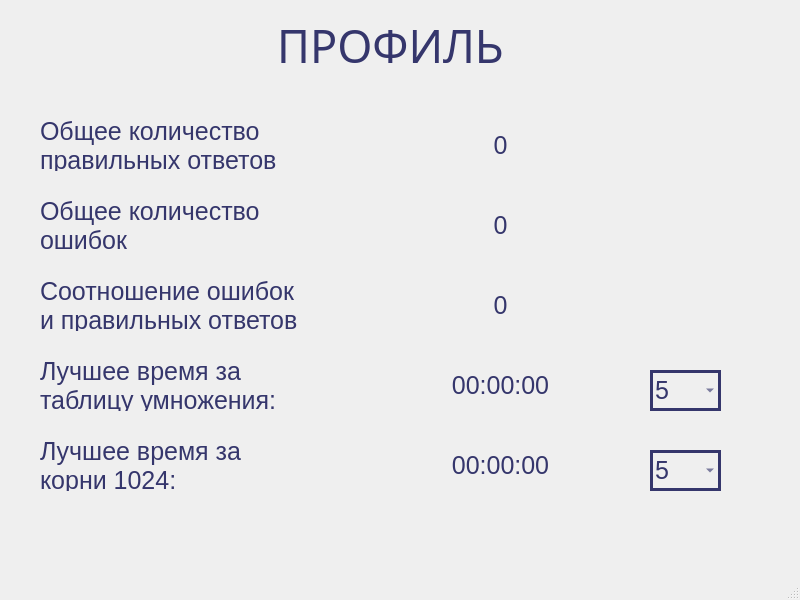
<?xml version="1.0" encoding="UTF-8"?>
<ui version="4.0">
 <class>MainWindow</class>
 <widget class="QMainWindow" name="MainWindow">
  <property name="geometry">
   <rect>
    <x>0</x>
    <y>0</y>
    <width>800</width>
    <height>600</height>
   </rect>
  </property>
  <property name="sizePolicy">
   <sizepolicy hsizetype="Fixed" vsizetype="Fixed">
    <horstretch>0</horstretch>
    <verstretch>0</verstretch>
   </sizepolicy>
  </property>
  <property name="windowTitle">
   <string>Профиль</string>
  </property>
  <property name="windowIcon">
   <iconset>
    <normaloff>../pen.ico</normaloff>../pen.ico</iconset>
  </property>
  <property name="styleSheet">
   <string notr="true">background-image: url(pictures/background5.png);</string>
  </property>
  <widget class="QWidget" name="centralwidget">
   <widget class="QLabel" name="label">
    <property name="geometry">
     <rect>
      <x>170</x>
      <y>10</y>
      <width>441</width>
      <height>71</height>
     </rect>
    </property>
    <property name="font">
     <font>
      <family>Rockin' Record</family>
      <pointsize>-1</pointsize>
      <weight>50</weight>
      <italic>false</italic>
      <bold>false</bold>
      <underline>false</underline>
      <strikeout>false</strikeout>
     </font>
    </property>
    <property name="styleSheet">
     <string notr="true">font: 10pt &quot;Rockin' Record&quot;;
 font-size: 45px;
 color: #35366c;
 text-decoration: none;
 text-transform: uppercase;
 width: 250px;
 height: 60px;
 display: block;
 text-align: center;
 line-height: 60px;
 position: relative;
 transition: .5s;
 overflow: hidden;
background: transparent;</string>
    </property>
    <property name="text">
     <string>ПРОФИЛЬ</string>
    </property>
    <property name="alignment">
     <set>Qt::AlignCenter</set>
    </property>
   </widget>
   <widget class="QGroupBox" name="groupBox">
    <property name="geometry">
     <rect>
      <x>20</x>
      <y>90</y>
      <width>751</width>
      <height>471</height>
     </rect>
    </property>
    <property name="styleSheet">
     <string notr="true">QGroupBox {
background: transparent;
border: none;
}
QLabel {
font: 10pt &quot;Rockin' Record&quot;;
 font-size: 25px;
 color: #35366c;
 text-decoration: none;
 text-transform: uppercase;
 width: 250px;
 height: 60px;
 display: block;
 text-align: center;
 line-height: 60px;
 position: relative;
 transition: .5s;
 overflow: hidden;
background: transparent;
}
QComboBox {
 border: 3px solid #35366c;
font: 10pt &quot;Rockin' Record&quot;;
 font-size: 25px;
 color: #35366c;
 text-decoration: none;
 text-transform: uppercase;
 width: 250px;
 height: 60px;
 display: block;
 text-align: center;
 line-height: 60px;
 position: relative;
 transition: .5s;
 overflow: hidden;
background: transparent;
}</string>
    </property>
    <property name="title">
     <string/>
    </property>
    <widget class="QLabel" name="label_2">
     <property name="geometry">
      <rect>
       <x>20</x>
       <y>270</y>
       <width>331</width>
       <height>51</height>
      </rect>
     </property>
     <property name="text">
      <string>Лучшее время за 
таблицу умножения: </string>
     </property>
    </widget>
    <widget class="QComboBox" name="comboBox">
     <property name="geometry">
      <rect>
       <x>630</x>
       <y>280</y>
       <width>71</width>
       <height>41</height>
      </rect>
     </property>
     <item>
      <property name="text">
       <string>5</string>
      </property>
     </item>
     <item>
      <property name="text">
       <string>10</string>
      </property>
     </item>
     <item>
      <property name="text">
       <string>20</string>
      </property>
     </item>
     <item>
      <property name="text">
       <string>25</string>
      </property>
     </item>
     <item>
      <property name="text">
       <string>40</string>
      </property>
     </item>
     <item>
      <property name="text">
       <string>100</string>
      </property>
     </item>
    </widget>
    <widget class="QLabel" name="label_3">
     <property name="geometry">
      <rect>
       <x>360</x>
       <y>270</y>
       <width>241</width>
       <height>51</height>
      </rect>
     </property>
     <property name="text">
      <string>00:00:00</string>
     </property>
     <property name="alignment">
      <set>Qt::AlignCenter</set>
     </property>
    </widget>
    <widget class="QLabel" name="label_4">
     <property name="geometry">
      <rect>
       <x>20</x>
       <y>350</y>
       <width>331</width>
       <height>51</height>
      </rect>
     </property>
     <property name="text">
      <string>Лучшее время за 
корни 1024: </string>
     </property>
    </widget>
    <widget class="QLabel" name="label_5">
     <property name="geometry">
      <rect>
       <x>360</x>
       <y>350</y>
       <width>241</width>
       <height>51</height>
      </rect>
     </property>
     <property name="text">
      <string>00:00:00</string>
     </property>
     <property name="alignment">
      <set>Qt::AlignCenter</set>
     </property>
    </widget>
    <widget class="QComboBox" name="comboBox_2">
     <property name="geometry">
      <rect>
       <x>630</x>
       <y>360</y>
       <width>71</width>
       <height>41</height>
      </rect>
     </property>
     <item>
      <property name="text">
       <string>5</string>
      </property>
     </item>
     <item>
      <property name="text">
       <string>10</string>
      </property>
     </item>
     <item>
      <property name="text">
       <string>20</string>
      </property>
     </item>
     <item>
      <property name="text">
       <string>25</string>
      </property>
     </item>
     <item>
      <property name="text">
       <string>40</string>
      </property>
     </item>
    </widget>
    <widget class="QLabel" name="label_6">
     <property name="geometry">
      <rect>
       <x>20</x>
       <y>30</y>
       <width>331</width>
       <height>51</height>
      </rect>
     </property>
     <property name="text">
      <string>Общее количество
правильных ответов</string>
     </property>
    </widget>
    <widget class="QLabel" name="label_7">
     <property name="geometry">
      <rect>
       <x>20</x>
       <y>110</y>
       <width>331</width>
       <height>51</height>
      </rect>
     </property>
     <property name="text">
      <string>Общее количество
ошибок</string>
     </property>
    </widget>
    <widget class="QLabel" name="label_8">
     <property name="geometry">
      <rect>
       <x>360</x>
       <y>110</y>
       <width>241</width>
       <height>51</height>
      </rect>
     </property>
     <property name="text">
      <string>0</string>
     </property>
     <property name="alignment">
      <set>Qt::AlignCenter</set>
     </property>
    </widget>
    <widget class="QLabel" name="label_9">
     <property name="geometry">
      <rect>
       <x>360</x>
       <y>30</y>
       <width>241</width>
       <height>51</height>
      </rect>
     </property>
     <property name="text">
      <string>0</string>
     </property>
     <property name="alignment">
      <set>Qt::AlignCenter</set>
     </property>
    </widget>
    <widget class="QLabel" name="label_10">
     <property name="geometry">
      <rect>
       <x>20</x>
       <y>190</y>
       <width>331</width>
       <height>51</height>
      </rect>
     </property>
     <property name="text">
      <string>Соотношение ошибок
и правильных ответов </string>
     </property>
    </widget>
    <widget class="QLabel" name="label_11">
     <property name="geometry">
      <rect>
       <x>360</x>
       <y>190</y>
       <width>241</width>
       <height>51</height>
      </rect>
     </property>
     <property name="text">
      <string>0</string>
     </property>
     <property name="alignment">
      <set>Qt::AlignCenter</set>
     </property>
    </widget>
   </widget>
  </widget>
  <widget class="QMenuBar" name="menubar">
   <property name="geometry">
    <rect>
     <x>0</x>
     <y>0</y>
     <width>800</width>
     <height>21</height>
    </rect>
   </property>
  </widget>
  <widget class="QStatusBar" name="statusbar"/>
 </widget>
 <resources/>
 <connections/>
</ui>
